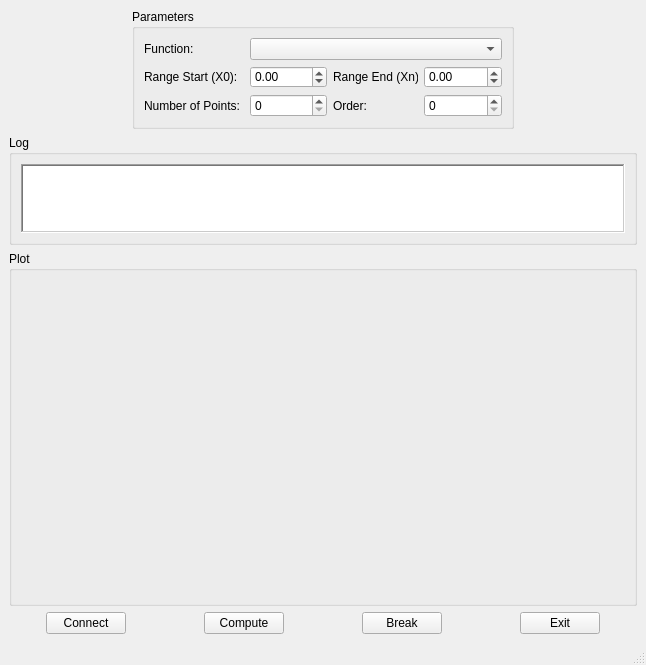
<?xml version="1.0" encoding="UTF-8"?>
<ui version="4.0">
 <class>MainWindow</class>
 <widget class="QMainWindow" name="MainWindow">
  <property name="enabled">
   <bool>true</bool>
  </property>
  <property name="geometry">
   <rect>
    <x>0</x>
    <y>0</y>
    <width>646</width>
    <height>665</height>
   </rect>
  </property>
  <property name="minimumSize">
   <size>
    <width>520</width>
    <height>600</height>
   </size>
  </property>
  <property name="windowTitle">
   <string>MainWindow</string>
  </property>
  <widget class="QWidget" name="centralwidget">
   <layout class="QGridLayout" name="gridLayout">
    <item row="0" column="0">
     <layout class="QGridLayout" name="gridLayout_2">
      <item row="3" column="2">
       <spacer name="horizontalSpacer_4">
        <property name="orientation">
         <enum>Qt::Horizontal</enum>
        </property>
        <property name="sizeHint" stdset="0">
         <size>
          <width>40</width>
          <height>20</height>
         </size>
        </property>
       </spacer>
      </item>
      <item row="3" column="0">
       <spacer name="horizontalSpacer_8">
        <property name="orientation">
         <enum>Qt::Horizontal</enum>
        </property>
        <property name="sizeHint" stdset="0">
         <size>
          <width>40</width>
          <height>20</height>
         </size>
        </property>
       </spacer>
      </item>
      <item row="3" column="8">
       <spacer name="horizontalSpacer_5">
        <property name="orientation">
         <enum>Qt::Horizontal</enum>
        </property>
        <property name="sizeHint" stdset="0">
         <size>
          <width>40</width>
          <height>20</height>
         </size>
        </property>
       </spacer>
      </item>
      <item row="3" column="3">
       <widget class="QPushButton" name="btnCompute">
        <property name="sizePolicy">
         <sizepolicy hsizetype="Fixed" vsizetype="Fixed">
          <horstretch>0</horstretch>
          <verstretch>0</verstretch>
         </sizepolicy>
        </property>
        <property name="text">
         <string>Compute</string>
        </property>
       </widget>
      </item>
      <item row="3" column="6">
       <spacer name="horizontalSpacer_6">
        <property name="orientation">
         <enum>Qt::Horizontal</enum>
        </property>
        <property name="sizeHint" stdset="0">
         <size>
          <width>40</width>
          <height>20</height>
         </size>
        </property>
       </spacer>
      </item>
      <item row="3" column="7">
       <widget class="QPushButton" name="btnExit">
        <property name="text">
         <string>Exit</string>
        </property>
       </widget>
      </item>
      <item row="3" column="4">
       <spacer name="horizontalSpacer_7">
        <property name="orientation">
         <enum>Qt::Horizontal</enum>
        </property>
        <property name="sizeHint" stdset="0">
         <size>
          <width>40</width>
          <height>20</height>
         </size>
        </property>
       </spacer>
      </item>
      <item row="3" column="5">
       <widget class="QPushButton" name="btnBreak">
        <property name="sizePolicy">
         <sizepolicy hsizetype="Fixed" vsizetype="Fixed">
          <horstretch>0</horstretch>
          <verstretch>0</verstretch>
         </sizepolicy>
        </property>
        <property name="text">
         <string>Break</string>
        </property>
       </widget>
      </item>
      <item row="2" column="0" colspan="9">
       <widget class="QGroupBox" name="grpPlot">
        <property name="title">
         <string>Plot</string>
        </property>
        <layout class="QHBoxLayout" name="horizontalLayout">
         <item>
          <widget class="QCustomPlot" name="customPlot" native="true">
           <property name="minimumSize">
            <size>
             <width>465</width>
             <height>200</height>
            </size>
           </property>
          </widget>
         </item>
        </layout>
       </widget>
      </item>
      <item row="1" column="0" colspan="9">
       <widget class="QGroupBox" name="grpLog">
        <property name="minimumSize">
         <size>
          <width>0</width>
          <height>0</height>
         </size>
        </property>
        <property name="maximumSize">
         <size>
          <width>16777215</width>
          <height>110</height>
         </size>
        </property>
        <property name="title">
         <string>Log</string>
        </property>
        <layout class="QHBoxLayout" name="horizontalLayout_2">
         <item>
          <widget class="QPlainTextEdit" name="plntextLog">
           <property name="sizePolicy">
            <sizepolicy hsizetype="Expanding" vsizetype="Fixed">
             <horstretch>0</horstretch>
             <verstretch>0</verstretch>
            </sizepolicy>
           </property>
           <property name="frameShape">
            <enum>QFrame::WinPanel</enum>
           </property>
           <property name="frameShadow">
            <enum>QFrame::Sunken</enum>
           </property>
           <property name="horizontalScrollBarPolicy">
            <enum>Qt::ScrollBarAsNeeded</enum>
           </property>
           <property name="readOnly">
            <bool>true</bool>
           </property>
          </widget>
         </item>
        </layout>
       </widget>
      </item>
      <item row="3" column="1">
       <widget class="QPushButton" name="btnConnect">
        <property name="sizePolicy">
         <sizepolicy hsizetype="Fixed" vsizetype="Fixed">
          <horstretch>0</horstretch>
          <verstretch>0</verstretch>
         </sizepolicy>
        </property>
        <property name="text">
         <string>Connect</string>
        </property>
       </widget>
      </item>
      <item row="0" column="2" colspan="5">
       <widget class="QGroupBox" name="grpParameter">
        <property name="maximumSize">
         <size>
          <width>16777215</width>
          <height>120</height>
         </size>
        </property>
        <property name="title">
         <string>Parameters</string>
        </property>
        <layout class="QGridLayout" name="gridLayout_4">
         <item row="1" column="0">
          <widget class="QLabel" name="lblRangeStart">
           <property name="minimumSize">
            <size>
             <width>100</width>
             <height>0</height>
            </size>
           </property>
           <property name="maximumSize">
            <size>
             <width>110</width>
             <height>16777215</height>
            </size>
           </property>
           <property name="text">
            <string>Range Start (X0):</string>
           </property>
          </widget>
         </item>
         <item row="1" column="1">
          <widget class="QDoubleSpinBox" name="dblspnRangeStart">
           <property name="minimumSize">
            <size>
             <width>50</width>
             <height>0</height>
            </size>
           </property>
           <property name="maximumSize">
            <size>
             <width>100</width>
             <height>16777215</height>
            </size>
           </property>
           <property name="minimum">
            <double>-16777215.000000000000000</double>
           </property>
           <property name="maximum">
            <double>16777215.000000000000000</double>
           </property>
          </widget>
         </item>
         <item row="1" column="3">
          <widget class="QDoubleSpinBox" name="dblspnRangeEnd">
           <property name="minimumSize">
            <size>
             <width>50</width>
             <height>0</height>
            </size>
           </property>
           <property name="maximumSize">
            <size>
             <width>100</width>
             <height>16777215</height>
            </size>
           </property>
           <property name="font">
            <font>
             <family>MS Shell Dlg 2</family>
            </font>
           </property>
           <property name="minimum">
            <double>-16777215.000000000000000</double>
           </property>
           <property name="maximum">
            <double>16777215.000000000000000</double>
           </property>
          </widget>
         </item>
         <item row="1" column="2">
          <widget class="QLabel" name="lblRangeEnd">
           <property name="minimumSize">
            <size>
             <width>85</width>
             <height>0</height>
            </size>
           </property>
           <property name="maximumSize">
            <size>
             <width>110</width>
             <height>16777215</height>
            </size>
           </property>
           <property name="text">
            <string>Range End (Xn):</string>
           </property>
          </widget>
         </item>
         <item row="0" column="0">
          <widget class="QLabel" name="lblFunction">
           <property name="maximumSize">
            <size>
             <width>50</width>
             <height>16777215</height>
            </size>
           </property>
           <property name="text">
            <string>Function:</string>
           </property>
          </widget>
         </item>
         <item row="0" column="1" colspan="3">
          <widget class="QComboBox" name="cmbFunction">
           <property name="minimumSize">
            <size>
             <width>0</width>
             <height>0</height>
            </size>
           </property>
           <property name="maximumSize">
            <size>
             <width>16777215</width>
             <height>16777215</height>
            </size>
           </property>
           <property name="acceptDrops">
            <bool>false</bool>
           </property>
          </widget>
         </item>
         <item row="2" column="0">
          <widget class="QLabel" name="lblN">
           <property name="minimumSize">
            <size>
             <width>100</width>
             <height>0</height>
            </size>
           </property>
           <property name="maximumSize">
            <size>
             <width>100</width>
             <height>16777215</height>
            </size>
           </property>
           <property name="text">
            <string>Number of Points:</string>
           </property>
          </widget>
         </item>
         <item row="2" column="1">
          <widget class="QSpinBox" name="spnN">
           <property name="minimumSize">
            <size>
             <width>50</width>
             <height>0</height>
            </size>
           </property>
           <property name="maximumSize">
            <size>
             <width>100</width>
             <height>16777215</height>
            </size>
           </property>
           <property name="maximum">
            <number>16777215</number>
           </property>
          </widget>
         </item>
         <item row="2" column="2">
          <widget class="QLabel" name="lblOrder">
           <property name="minimumSize">
            <size>
             <width>70</width>
             <height>0</height>
            </size>
           </property>
           <property name="maximumSize">
            <size>
             <width>1110</width>
             <height>16777215</height>
            </size>
           </property>
           <property name="text">
            <string>Order:</string>
           </property>
          </widget>
         </item>
         <item row="2" column="3">
          <widget class="QSpinBox" name="spnOrder">
           <property name="enabled">
            <bool>true</bool>
           </property>
           <property name="minimumSize">
            <size>
             <width>50</width>
             <height>0</height>
            </size>
           </property>
           <property name="maximumSize">
            <size>
             <width>100</width>
             <height>16777215</height>
            </size>
           </property>
           <property name="minimum">
            <number>0</number>
           </property>
           <property name="maximum">
            <number>10</number>
           </property>
           <property name="value">
            <number>0</number>
           </property>
          </widget>
         </item>
        </layout>
       </widget>
      </item>
     </layout>
    </item>
   </layout>
  </widget>
  <widget class="QMenuBar" name="menubar">
   <property name="geometry">
    <rect>
     <x>0</x>
     <y>0</y>
     <width>646</width>
     <height>21</height>
    </rect>
   </property>
  </widget>
  <widget class="QStatusBar" name="statusbar"/>
 </widget>
 <customwidgets>
  <customwidget>
   <class>QCustomPlot</class>
   <extends>QWidget</extends>
   <header location="global">qcustomplot.h</header>
   <container>1</container>
  </customwidget>
 </customwidgets>
 <resources/>
 <connections/>
</ui>
